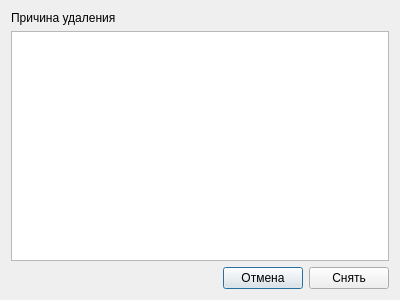
<?xml version="1.0" encoding="UTF-8"?>
<ui version="4.0">
 <class>DialogShoot</class>
 <widget class="QDialog" name="DialogShoot">
  <property name="geometry">
   <rect>
    <x>0</x>
    <y>0</y>
    <width>400</width>
    <height>300</height>
   </rect>
  </property>
  <property name="windowTitle">
   <string>В архив</string>
  </property>
  <layout class="QVBoxLayout" name="verticalLayout">
   <item>
    <widget class="QLabel" name="label">
     <property name="text">
      <string>Причина удаления</string>
     </property>
    </widget>
   </item>
   <item>
    <widget class="QPlainTextEdit" name="mpEditor"/>
   </item>
   <item>
    <layout class="QHBoxLayout" name="horizontalLayout">
     <item>
      <spacer name="horizontalSpacer">
       <property name="orientation">
        <enum>Qt::Horizontal</enum>
       </property>
       <property name="sizeHint" stdset="0">
        <size>
         <width>40</width>
         <height>20</height>
        </size>
       </property>
      </spacer>
     </item>
     <item>
      <widget class="QPushButton" name="mpButtonCancel">
       <property name="text">
        <string>Отмена</string>
       </property>
      </widget>
     </item>
     <item>
      <widget class="QPushButton" name="mpButtonShoot">
       <property name="text">
        <string>Снять</string>
       </property>
      </widget>
     </item>
    </layout>
   </item>
  </layout>
 </widget>
 <resources/>
 <connections/>
</ui>
